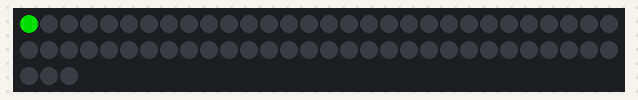
Bench run of a sketch on a simulated Arduino Uno, built with avr-gcc and run on an emulated ATmega328P. Parts: 63 RGB LEDs in strip order, left to right, continuing on the next row. Dim RGB values are drawn brighter than linear.

Above: at 0.1 s.
At 7.6 s:
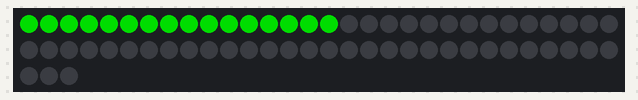
At 15.6 s:
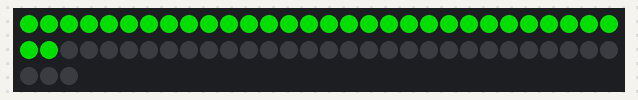
At 23.2 s:
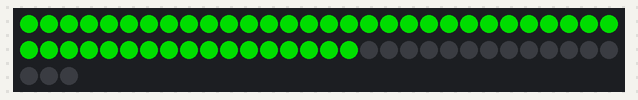
At 31.2 s:
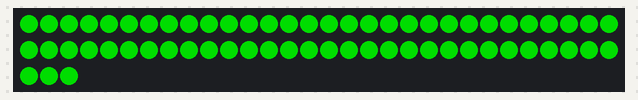

Measured:
- what the display in image 4 shows lasts 0.5 s, from 31.2 s to 31.7 s

The sketch:

NeoPixel.ino
```cpp
#include <Adafruit_NeoPixel.h>
#ifdef __AVR__
  #include <avr/power.h>
#endif
#define PIN        6
#define NUMPIXELS 63

Adafruit_NeoPixel pixels(NUMPIXELS, PIN, NEO_GRB + NEO_KHZ800);
#define DELAYVAL 500

void setup() {
#if defined(__AVR_ATtiny85__) && (F_CPU == 16000000)
  clock_prescale_set(clock_div_1);
#endif

  pixels.begin();
}

void loop() {
  pixels.clear();

  for(int i=0; i<NUMPIXELS; i++) {

    pixels.setPixelColor(i, pixels.Color(0, 150, 0));
    pixels.show();
    delay(DELAYVAL);
  }
}
```
